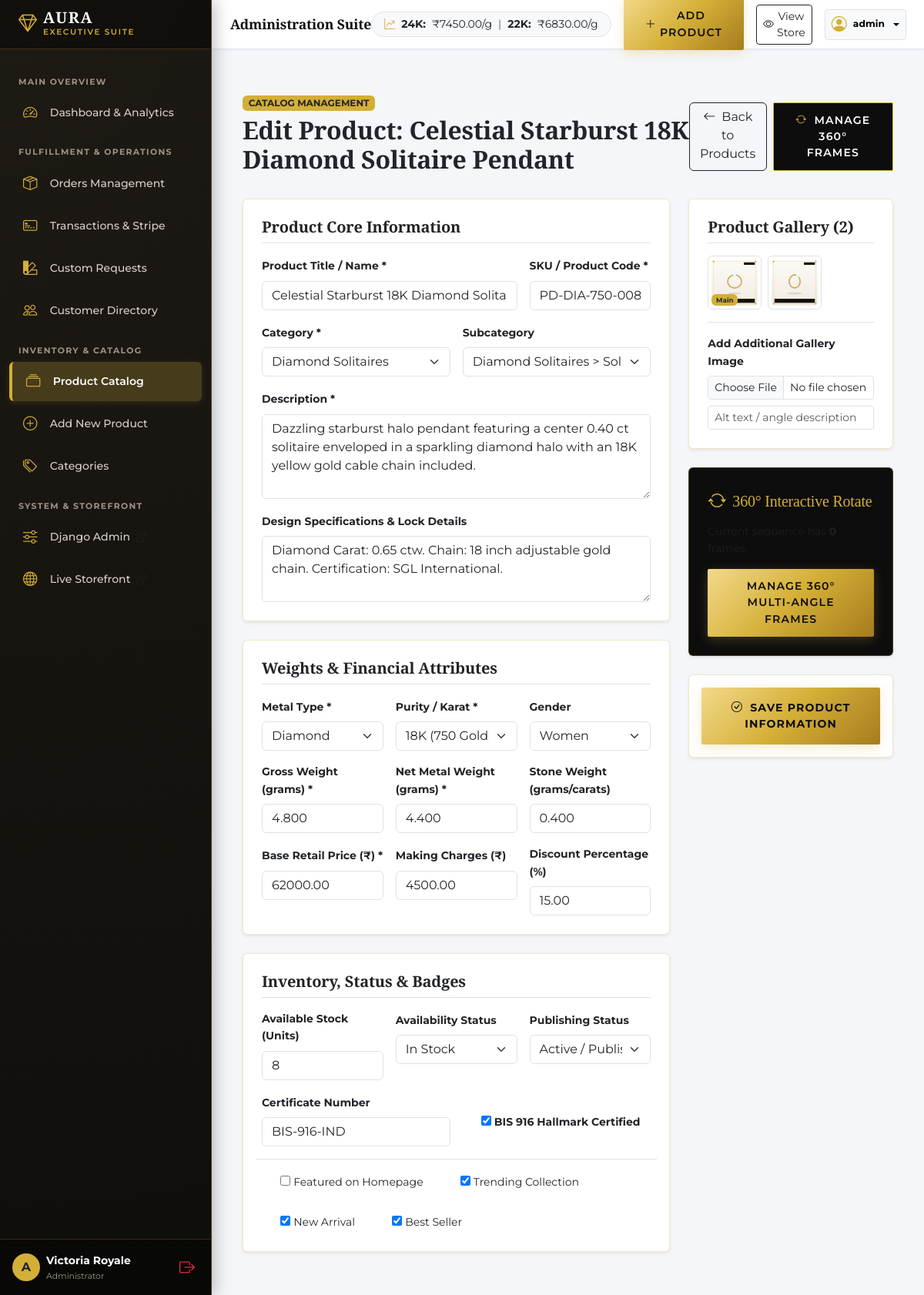
/products/manage/products/8/edit/ (signed in), run on an earlier commit of the app's database.
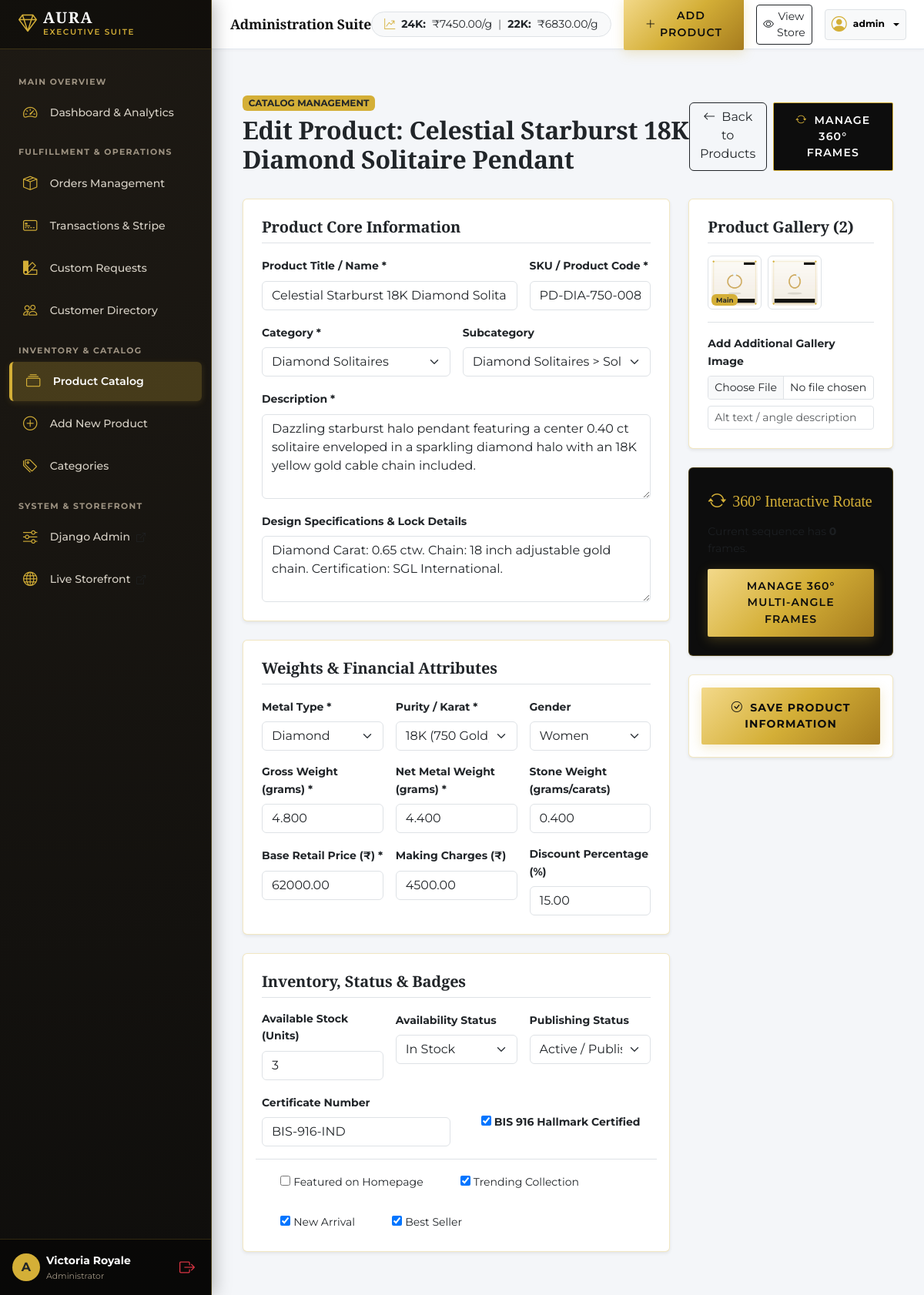
And on a later commit of the database.
### products/models.py (models this page shows, shortened)
class Product(models.Model):
    METAL_TYPE_CHOICES = [
        ('GOLD', 'Gold'),
        ('DIAMOND', 'Diamond'),
        ('PLATINUM', 'Platinum'),
        ('SILVER', 'Silver'),
        ('ROSE_GOLD', 'Rose Gold'),
    ]
    PURITY_CHOICES = [
        ('24K', '24K (999 Pure)'),
        ('22K', '22K (916 Hallmark)'),
        ('18K', '18K (750 Gold)'),
        ('14K', '14K (585 Gold)'),
        ('950PT', '950 Platinum'),
        ('925SL', '925 Sterling Silver'),
    ]
    AVAILABILITY_CHOICES = [
        ('IN_STOCK', 'In Stock'),
        ('MADE_TO_ORDER', 'Made to Order'),
        ('OUT_OF_STOCK', 'Out of Stock'),
    ]
    STATUS_CHOICES = [
        ('ACTIVE', 'Active / Published'),
        ('DRAFT', 'Draft'),
        ('INACTIVE', 'Archived / Inactive'),
    ]
    GENDER_CHOICES = [
        ('WOMEN', 'Women'),
        ('MEN', 'Men'),
        ('UNISEX', 'Unisex'),
        ('KIDS', 'Kids'),
    ]
    name = models.CharField(max_length=250)
    slug = models.SlugField(max_length=280, unique=True, blank=True)
    sku = models.CharField(max_length=50, unique=True, help_text="Unique Product Code / SKU")
    category = models.ForeignKey(Category, on_delete=models.PROTECT, related_name='products')
    subcategory = models.ForeignKey(SubCategory, on_delete=models.SET_NULL, null=True, blank=True, related_name='products')
    description = models.TextField(help_text="Detailed luxury jewellery description")
    specifications = models.TextField(blank=True, help_text="Design dimensions, polish, lock type, certificate details")
    metal_type = models.CharField(max_length=20, choices=METAL_TYPE_CHOICES, default='GOLD')
    purity = models.CharField(max_length=20, choices=PURITY_CHOICES, default='22K')
    gross_weight = models.DecimalField(
        max_digits=8, decimal_places=3,
        help_text="Gross Weight in grams (e.g. 15.420)",
        validators=[MinValueValidator(Decimal('0.001'))]
    )
    net_weight = models.DecimalField(
        max_digits=8, decimal_places=3,
        help_text="Net Gold Weight in grams excluding stones",
        validators=[MinValueValidator(Decimal('0.001'))]
    )
    stone_weight = models.DecimalField(
        max_digits=8, decimal_places=3, default=Decimal('0.000'),
        help_text="Weight of embedded gemstones/diamonds in carats/grams"
    )
    making_charges = models.DecimalField(
        max_digits=10, decimal_places=2, default=Decimal('0.00'),
        help_text="Making / Craftsmanship charges in INR"
    )
    base_price = models.DecimalField(
        max_digits=12, decimal_places=2,
        help_text="Original Retail Selling Price in INR",
        validators=[MinValueValidator(Decimal('1.00'))]
    )
    discount_percent = models.DecimalField(
        max_digits=5, decimal_places=2, default=Decimal('0.00'),
        help_text="Discount percentage (e.g. 10.00 for 10% off)"
    )
    stock = models.PositiveIntegerField(default=1, help_text="Available inventory units")
    availability = models.CharField(max_length=20, choices=AVAILABILITY_CHOICES, default='IN_STOCK')
    status = models.CharField(max_length=20, choices=STATUS_CHOICES, default='ACTIVE')
    gender = models.CharField(max_length=15, choices=GENDER_CHOICES, default='WOMEN')
    hallmark_certified = models.BooleanField(default=True, help_text="BIS 916 Hallmark / IGI / SGL Certified")
    certificate_number = models.CharField(max_length=100, blank=True, default="BIS-916-IND")
    diamond_clarity = models.CharField(max_length=50, blank=True, default="VVS-VS")
    diamond_color = models.CharField(max_length=50, blank=True, default="E-F Colorless")
    diamond_cut = models.CharField(max_length=50, blank=True, default="Excellent Ideal Cut")
    is_featured = models.BooleanField(default=False)
    is_trending = models.BooleanField(default=False)
    is_new = models.BooleanField(default=False)
    is_bestseller = models.BooleanField(default=False)
    created_at = models.DateTimeField(auto_now_add=True)
    updated_at = models.DateTimeField(auto_now=True)
    class Meta:
        ordering = ['-created_at']

### products/views.py (the view)
# urls.py: path('manage/products/<int:pk>/edit/', views.admin_product_edit, name='admin_product_edit'),
@user_passes_test(is_admin)
def admin_product_edit(request, pk):
    product = get_object_or_404(Product, pk=pk)
    if request.method == 'POST':
        form = ProductForm(request.POST, instance=product)
        if form.is_valid():
            form.save()
            new_image = request.FILES.get('new_gallery_image')
            if new_image:
                ProductImage.objects.create(
                    product=product,
                    image=new_image,
                    is_primary=False,
                    alt_text=request.POST.get('new_image_alt', product.name)
                )
            messages.success(request, f"Product '{product.name}' updated successfully.")
            return redirect('admin_product_edit', pk=product.pk)
    else:
        form = ProductForm(instance=product)
    return render(request, 'products/admin_product_form.html', {
        'form': form,
        'product': product,
        'gallery_images': product.images.all(),
        'frames_360': product.images_360.all().order_by('frame_number'),
        'title': f"Edit Product: {product.name}"
    })

### products/models.py (called while the page is built)
    def __str__(self):
        return self.name

    def __str__(self):
        return f"{self.category.name} > {self.name}"

### products/views.py (called while the page is built)
def is_admin(user):
    return user.is_authenticated and (user.is_staff or user.is_superuser)

### frontend/templates/products/admin_product_form.html (shortened to what the changed rows need)
{% extends 'admin_panel/base_admin.html' %}
{% block content %}
<div class="container py-4">
  <div class="d-flex justify-content-between align-items-center mb-4">
    <div>
      <h2 class="serif-font fw-bold mt-1">{{ title }}</h2>
    </div>
  </div>
  <form method="POST" enctype="multipart/form-data">
    <div class="row g-4">
      <div class="col-lg-8">
        <div class="card p-4 border-gold-subtle shadow-sm bg-white mb-4">
          <div class="row g-3">
            <div class="col-md-8">
              <label class="form-label small fw-bold">Product Title / Name *</label>
              {{ form.name }}
            </div>
            <div class="col-md-4">
              <label class="form-label small fw-bold">SKU / Product Code *</label>
              {{ form.sku }}
            </div>
            <div class="col-md-6">
              <label class="form-label small fw-bold">Category *</label>
              {{ form.category }}
            </div>
            <div class="col-md-6">
              <label class="form-label small fw-bold">Subcategory</label>
              {{ form.subcategory }}
            </div>
            <div class="col-12">
              <label class="form-label small fw-bold">Description *</label>
              {{ form.description }}
            </div>
            <div class="col-12">
              <label class="form-label small fw-bold">Design Specifications & Lock Details</label>
              {{ form.specifications }}
            </div>
          </div>
        </div>
        <div class="card p-4 border-gold-subtle shadow-sm bg-white mb-4">
          <div class="row g-3">
            <div class="col-md-4">
              <label class="form-label small fw-bold">Metal Type *</label>
              {{ form.metal_type }}
            </div>
            <div class="col-md-4">
              <label class="form-label small fw-bold">Purity / Karat *</label>
              {{ form.purity }}
            </div>
            <div class="col-md-4">
              <label class="form-label small fw-bold">Gender</label>
              {{ form.gender }}
            </div>
            <div class="col-md-4">
              <label class="form-label small fw-bold">Gross Weight (grams) *</label>
              {{ form.gross_weight }}
            </div>
            <div class="col-md-4">
              <label class="form-label small fw-bold">Net Metal Weight (grams) *</label>
              {{ form.net_weight }}
            </div>
            <div class="col-md-4">
              <label class="form-label small fw-bold">Stone Weight (grams/carats)</label>
              {{ form.stone_weight }}
            </div>
            <div class="col-md-4">
              <label class="form-label small fw-bold">Base Retail Price (₹) *</label>
              {{ form.base_price }}
            </div>
            <div class="col-md-4">
              <label class="form-label small fw-bold">Making Charges (₹)</label>
              {{ form.making_charges }}
            </div>
            <div class="col-md-4">
              <label class="form-label small fw-bold">Discount Percentage (%)</label>
              {{ form.discount_percent }}
            </div>
          </div>
        </div>
        <div class="card p-4 border-gold-subtle shadow-sm bg-white">
          <div class="row g-3">
            <div class="col-md-4">
              <label class="form-label small fw-bold">Available Stock (Units)</label>
              {{ form.stock }}
            </div>
            <div class="col-md-4">
              <label class="form-label small fw-bold">Availability Status</label>
              {{ form.availability }}
            </div>
            <div class="col-md-4">
              <label class="form-label small fw-bold">Publishing Status</label>
              {{ form.status }}
            </div>
            <div class="col-md-6">
              <label class="form-label small fw-bold">Certificate Number</label>
              {{ form.certificate_number }}
            </div>
            <div class="col-md-6 d-flex align-items-center mt-4">
              <div class="form-check">
                {{ form.hallmark_certified }}
                <label class="form-check-label small fw-bold" for="{{ form.hallmark_certified.id_for_label }}">BIS 916 Hallmark Certified</label>
              </div>
            </div>
            <div class="col-12 border-top pt-3">
              <div class="d-flex flex-wrap gap-4">
                <div class="form-check">
                  {{ form.is_featured }}
                  <label class="form-check-label small" for="{{ form.is_featured.id_for_label }}">Featured on Homepage</label>
                </div>
                <div class="form-check">
                  {{ form.is_trending }}
                  <label class="form-check-label small" for="{{ form.is_trending.id_for_label }}">Trending Collection</label>
                </div>
                <div class="form-check">
                  {{ form.is_new }}
                  <label class="form-check-label small" for="{{ form.is_new.id_for_label }}">New Arrival</label>
                </div>
                <div class="form-check">
                  {{ form.is_bestseller }}
                  <label class="form-check-label small" for="{{ form.is_bestseller.id_for_label }}">Best Seller</label>
                </div>
              </div>
            </div>
          </div>
        </div>
      </div>
      <div class="col-lg-4">
        {% if not product %}
          <div class="card p-4 border-gold-subtle shadow-sm bg-white mb-4">
            <h5 class="serif-font fw-bold mb-3 border-bottom pb-2">Initial Product Images</h5>
            <div class="mb-3">
              <label class="form-label small fw-bold">Primary Gallery Image</label>
              <input type="file" name="primary_image" class="form-control form-control-sm" accept="image/*">
            </div>
            <div class="mb-3">
              <label class="form-label small fw-bold">Secondary Hover Image</label>
              <input type="file" name="secondary_image" class="form-control form-control-sm" accept="image/*">
            </div>
          </div>
        {% else %}
          <div class="card p-4 border-gold-subtle shadow-sm bg-white mb-4">
            <h5 class="serif-font fw-bold mb-3 border-bottom pb-2">Product Gallery ({{ gallery_images.count }})</h5>
            <div class="d-flex flex-wrap gap-2 mb-3">
              {% for img in gallery_images %}
                <div class="position-relative border rounded p-1" style="width: 70px; height: 70px;">
                  <img src="{{ img.image.url }}" alt="Gallery" class="w-100 h-100 object-fit-cover rounded">
                  {% if img.is_primary %}
                    <span class="badge bg-gold text-dark position-absolute bottom-0 start-0 m-1" style="font-size: 0.55rem;">Main</span>
                  {% endif %}
                </div>
              {% endfor %}
            </div>
            <div class="border-top pt-3">
              <label class="form-label small fw-bold">Add Additional Gallery Image</label>
              <input type="file" name="new_gallery_image" class="form-control form-control-sm mb-2" accept="image/*">
              <input type="text" name="new_image_alt" class="form-control form-control-sm" placeholder="Alt text / angle description">
            </div>
          </div>
          <div class="card p-4 border-gold-subtle shadow-sm bg-dark-obsidian text-light mb-4">
            <div class="d-flex align-items-center gap-2 mb-2">
              <i class="bi bi-arrow-repeat text-gold fs-4"></i>
              <h5 class="serif-font text-gold mb-0">360° Interactive Rotate</h5>
            </div>
            <p class="small text-muted mb-3">
              Current sequence has <strong>{{ frames_360.count }}</strong> frames.
            </p>
            <a href="{% url 'admin_360_upload' product.pk %}" class="btn btn-gold btn-sm w-100">
              Manage 360° Multi-Angle Frames
            </a>
          </div>
        {% endif %}
      </div>
    </div>
  </form>
</div>
{% endblock %}

What changed in the data, as far as the page shows it:
changed Product "Celestial Starburst 18K Diamond Solitaire Pendant": stock "8" → "3"
